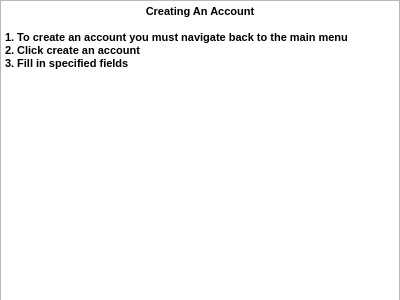
<?xml version="1.0" encoding="UTF-8"?>
<ui version="4.0">
 <class>FirstDialog</class>
 <widget class="QDialog" name="FirstDialog">
  <property name="geometry">
   <rect>
    <x>0</x>
    <y>0</y>
    <width>400</width>
    <height>300</height>
   </rect>
  </property>
  <property name="windowTitle">
   <string>Dialog</string>
  </property>
  <widget class="QTextBrowser" name="help_CreateAnAccount">
   <property name="geometry">
    <rect>
     <x>0</x>
     <y>0</y>
     <width>400</width>
     <height>400</height>
    </rect>
   </property>
   <property name="sizeAdjustPolicy">
    <enum>QAbstractScrollArea::AdjustToContents</enum>
   </property>
   <property name="html">
    <string>&lt;!DOCTYPE HTML PUBLIC &quot;-//W3C//DTD HTML 4.0//EN&quot; &quot;http://www.w3.org/TR/REC-html40/strict.dtd&quot;&gt;
&lt;html&gt;&lt;head&gt;&lt;meta name=&quot;qrichtext&quot; content=&quot;1&quot; /&gt;&lt;style type=&quot;text/css&quot;&gt;
p, li { white-space: pre-wrap; }
&lt;/style&gt;&lt;/head&gt;&lt;body style=&quot; font-family:'MS Shell Dlg 2'; font-size:7.8pt; font-weight:400; font-style:normal;&quot;&gt;
&lt;p align=&quot;center&quot; style=&quot; margin-top:0px; margin-bottom:0px; margin-left:0px; margin-right:0px; -qt-block-indent:0; text-indent:0px;&quot;&gt;&lt;span style=&quot; font-size:8.25pt; font-weight:600;&quot;&gt;Creating An Account&lt;/span&gt;&lt;/p&gt;
&lt;p align=&quot;center&quot; style=&quot;-qt-paragraph-type:empty; margin-top:0px; margin-bottom:0px; margin-left:0px; margin-right:0px; -qt-block-indent:0; text-indent:0px; font-size:8.25pt; font-weight:600;&quot;&gt;&lt;br /&gt;&lt;/p&gt;
&lt;p style=&quot; margin-top:0px; margin-bottom:0px; margin-left:0px; margin-right:0px; -qt-block-indent:0; text-indent:0px;&quot;&gt;&lt;span style=&quot; font-size:8.25pt; font-weight:600;&quot;&gt;1. To create an account you must navigate back to the main menu&lt;/span&gt;&lt;/p&gt;
&lt;p style=&quot; margin-top:0px; margin-bottom:0px; margin-left:0px; margin-right:0px; -qt-block-indent:0; text-indent:0px;&quot;&gt;&lt;span style=&quot; font-size:8.25pt; font-weight:600;&quot;&gt;2. Click create an account&lt;/span&gt;&lt;/p&gt;
&lt;p style=&quot; margin-top:0px; margin-bottom:0px; margin-left:0px; margin-right:0px; -qt-block-indent:0; text-indent:0px;&quot;&gt;&lt;span style=&quot; font-size:8.25pt; font-weight:600;&quot;&gt;3. Fill in specified fields&lt;/span&gt;&lt;/p&gt;&lt;/body&gt;&lt;/html&gt;</string>
   </property>
  </widget>
 </widget>
 <resources/>
 <connections/>
</ui>
